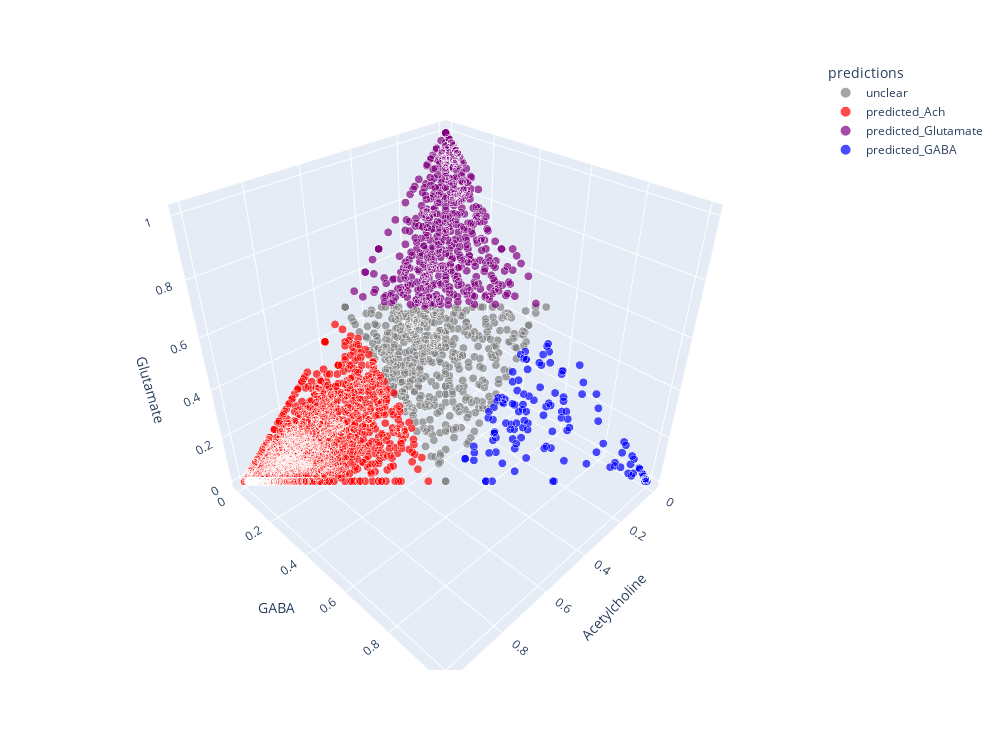

Here is the notebook cell this chart was saved with:
### Code cell
import seaborn as sns
import matplotlib.pyplot as plt
import plotly.express as px

fig = px.scatter_3d(NT_fractions, x='Acetylcholine', y='GABA', z='Glutamate', size=len(NT_fractions.index)*[1], size_max=8, color='predictions', color_discrete_sequence=['gray', 'red', 'purple', 'blue'] , width=1000, height=750)
fig.show()

### Figure 1 — Plotly figure (JSON) as saved in the notebook; plotly's stock layout.template omitted (floating-point values rounded to 4 significant figures; data arrays with more than 128 entries replaced by an {"elided": "..."} marker saying what was removed)
{"data": [{"hovertemplate": "predictions=unclear<br>Acetylcholine=%{x}<br>GABA=%{y}<br>Glutamate=%{z}<br>size=%{marker.size}<extra></extra>", "legendgroup": "unclear", "marker": {"color": "gray", "size": {"elided": "487 int values"}, "sizemode": "area", "sizeref": 0.01562, "symbol": "circle"}, "mode": "markers", "name": "unclear", "scene": "scene", "showlegend": true, "type": "scatter3d", "x": {"elided": "487 float values"}, "y": {"elided": "487 float values"}, "z": {"elided": "487 float values"}}, {"hovertemplate": "predictions=predicted_Ach<br>Acetylcholine=%{x}<br>GABA=%{y}<br>Glutamate=%{z}<br>size=%{marker.size}<extra></extra>", "legendgroup": "predicted_Ach", "marker": {"color": "red", "size": {"elided": "1801 int values"}, "sizemode": "area", "sizeref": 0.01562, "symbol": "circle"}, "mode": "markers", "name": "predicted_Ach", "scene": "scene", "showlegend": true, "type": "scatter3d", "x": {"elided": "1801 float values"}, "y": {"elided": "1801 float values"}, "z": {"elided": "1801 float values"}}, {"hovertemplate": "predictions=predicted_Glutamate<br>Acetylcholine=%{x}<br>GABA=%{y}<br>Glutamate=%{z}<br>size=%{marker.size}<extra></extra>", "legendgroup": "predicted_Glutamate", "marker": {"color": "purple", "size": {"elided": "585 int values"}, "sizemode": "area", "sizeref": 0.01562, "symbol": "circle"}, "mode": "markers", "name": "predicted_Glutamate", "scene": "scene", "showlegend": true, "type": "scatter3d", "x": {"elided": "585 float values"}, "y": {"elided": "585 float values"}, "z": {"elided": "585 float values"}}, {"hovertemplate": "predictions=predicted_GABA<br>Acetylcholine=%{x}<br>GABA=%{y}<br>Glutamate=%{z}<br>size=%{marker.size}<extra></extra>", "legendgroup": "predicted_GABA", "marker": {"color": "blue", "size": {"elided": "134 int values"}, "sizemode": "area", "sizeref": 0.01562, "symbol": "circle"}, "mode": "markers", "name": "predicted_GABA", "scene": "scene", "showlegend": true, "type": "scatter3d", "x": {"elided": "134 float values"}, "y": {"elided": "134 float values"}, "z": {"elided": "134 float values"}}], "layout": {"height": 750, "legend": {"itemsizing": "constant", "title": {"text": "predictions"}, "tracegroupgap": 0}, "margin": {"t": 60}, "scene": {"domain": {"x": [0, 1], "y": [0, 1]}, "xaxis": {"title": {"text": "Acetylcholine"}}, "yaxis": {"title": {"text": "GABA"}}, "zaxis": {"title": {"text": "Glutamate"}}}, "width": 1000}}
